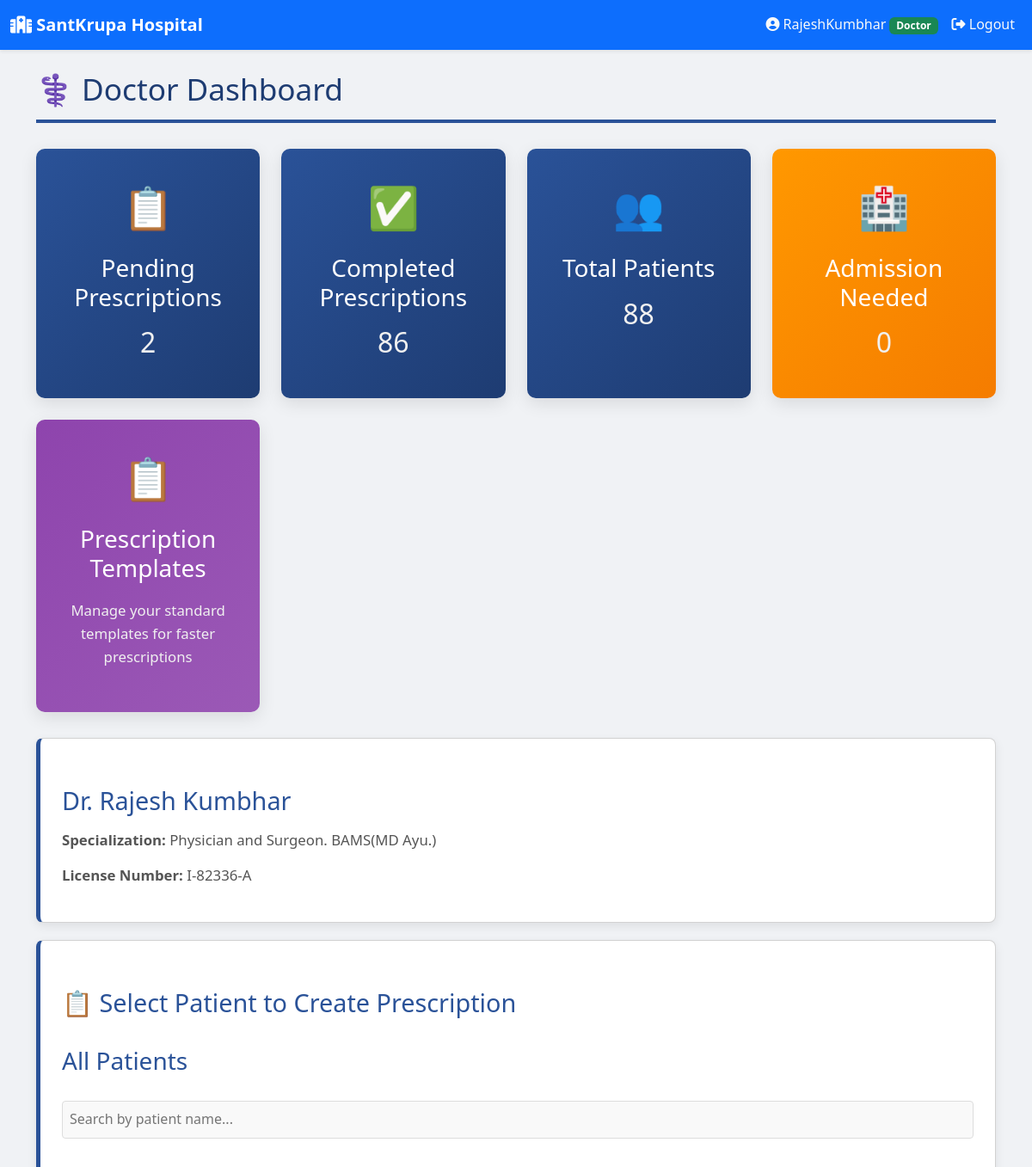
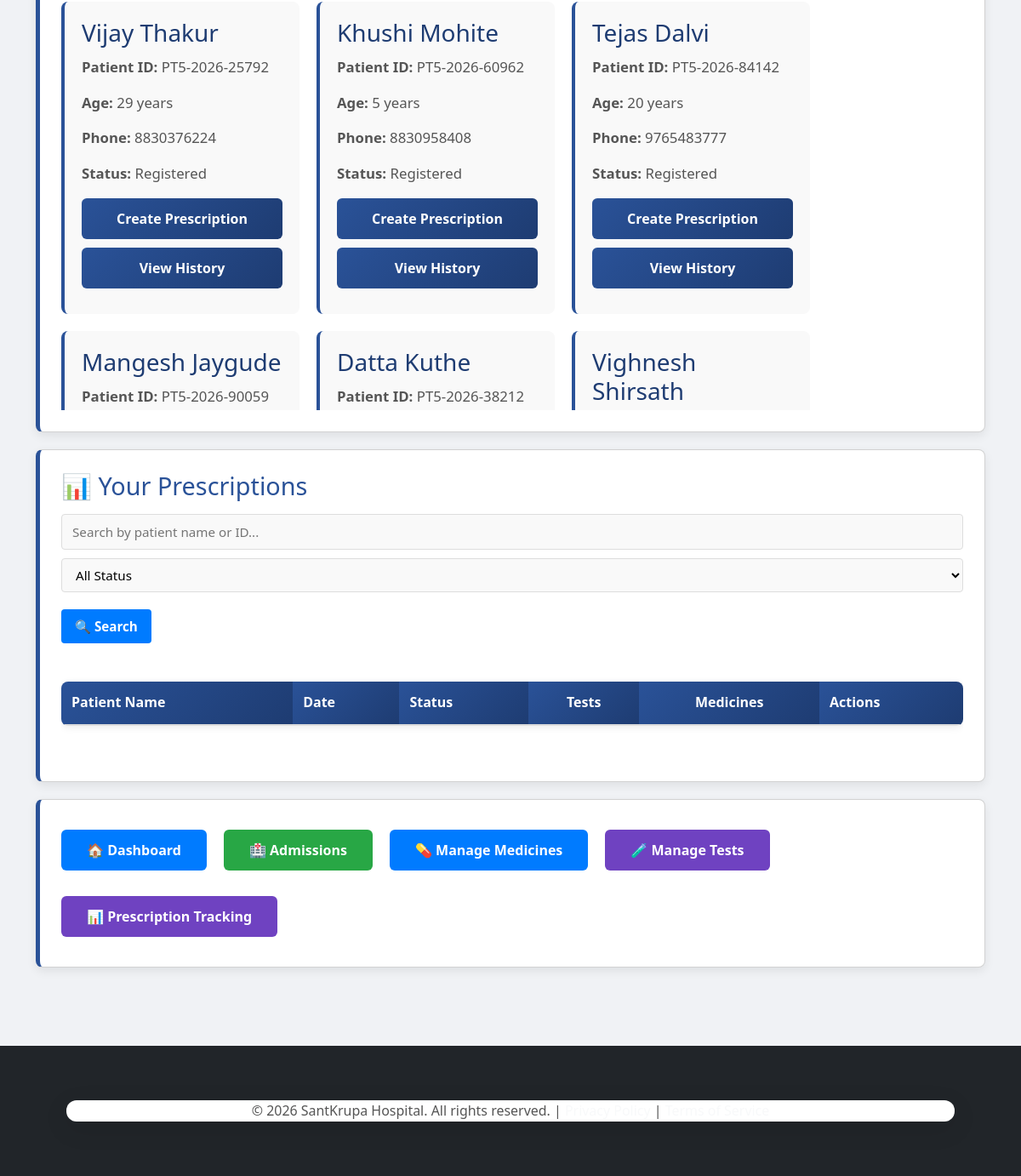
/clinic/santkrupa/doctor/dashboard/ (signed in), run on the app's committed database (2 pictures, top to bottom).
### hospital/models.py (models this page shows, shortened)
class User(AbstractUser):
    ROLE_CHOICES = [
        ('super_admin', 'Super Admin'),
        ('admin', 'Clinic Admin'),
        ('doctor', 'Doctor'),
        ('receptionist', 'Receptionist'),
        ('patient', 'Patient'),
        ('lab_tech', 'Lab Technician'),
    ]
    clinic = models.ForeignKey(Clinic, on_delete=models.CASCADE, related_name='users', null=True, blank=True)
    role = models.CharField(max_length=20, choices=ROLE_CHOICES, default='patient')
    mobile_number = models.CharField(max_length=15, null=True, blank=True)
    created_at = models.DateTimeField(auto_now_add=True)
    class Meta:
        unique_together = [['clinic', 'username']]

class Doctor(models.Model):
    clinic = models.ForeignKey(Clinic, on_delete=models.CASCADE, related_name='doctors', null=True, blank=True)
    user = models.OneToOneField(User, on_delete=models.CASCADE)
    specialization = models.CharField(max_length=100)
    license_number = models.CharField(max_length=50)
    objects = ClinicManager()
    class Meta:
        unique_together = [['clinic', 'license_number']]
    def __str__(self):
        return f"Dr. {self.user.first_name} {self.user.last_name} - {self.clinic.name}"

class Patient(models.Model):
    STATUS_CHOICES = [
        ('registered', 'Registered'),
        ('in_diagnosis', 'In Diagnosis'),
        ('treatment_started', 'Treatment Started'),
        ('discharged', 'Discharged'),
    ]
    GENDER_CHOICES = [
        ('male', 'Male'),
        ('female', 'Female'),
        ('other', 'Other'),
    ]
    clinic = models.ForeignKey(Clinic, on_delete=models.CASCADE, related_name='patients', null=True, blank=True)
    patient_id = models.CharField(max_length=20, editable=False)
    user = models.OneToOneField(User, on_delete=models.CASCADE, null=True, blank=True)
    patient_name = models.CharField(max_length=100)
    age = models.IntegerField()
    gender = models.CharField(max_length=10, choices=GENDER_CHOICES, blank=True)
    address = models.TextField()
    phone_number = models.CharField(max_length=15)
    date_of_birth = models.DateField(null=True, blank=True)
    weight = models.FloatField(null=True, blank=True)
    registration_date = models.DateField(auto_now_add=True)
    status = models.CharField(max_length=20, choices=STATUS_CHOICES, default='registered')
    default_password = models.CharField(max_length=20, blank=True)
    registered_by = models.ForeignKey(User, on_delete=models.SET_NULL, null=True, blank=True,
                                     related_name='patients_registered',
                                     limit_choices_to={'role': 'receptionist'})
    objects = ClinicManager()
    class Meta:
        ordering = ['-registration_date']
        unique_together = [['clinic', 'patient_id']]
        indexes = [
            models.Index(fields=['clinic', 'registration_date']),
            models.Index(fields=['clinic', 'phone_number']),
            models.Index(fields=['clinic', 'patient_name']),
            models.Index(fields=['clinic', 'patient_id']),
        ]

### hospital/views.py (the view)
# urls.py: path('doctor/dashboard/', views.doctor_dashboard, name='doctor_dashboard'),
@login_required(login_url='login')
@require_http_methods(["GET", "POST"])
def doctor_dashboard(request, clinic_slug=None):
    if request.user.role != 'doctor':
        return redirect('homepage')
    try:
        doctor = Doctor.objects.get(user=request.user)
    except Doctor.DoesNotExist:
        messages.error(request, "Doctor profile not found!")
        return redirect('homepage')
    clinic = getattr(request, 'clinic', None)
    if not clinic and clinic_slug:
        try:
            clinic = Clinic.objects.get(slug=clinic_slug)
        except Clinic.DoesNotExist:
            clinic = None
    if not clinic and getattr(request.user, 'clinic', None):
        clinic = request.user.clinic
    if not clinic and getattr(doctor, 'clinic', None):
        clinic = doctor.clinic
    if clinic:
        patients = Patient.objects.filter(clinic=clinic).order_by('-registration_date')
        prescriptions = Prescription.objects.filter(doctor=doctor, clinic=clinic).order_by('-prescription_date')
    else:
        patients = Patient.objects.all().order_by('-registration_date')
        prescriptions = Prescription.objects.filter(doctor=doctor).order_by('-prescription_date')
    search_query = request.GET.get('search', '').strip()
    if search_query:
        patients = patients.filter(patient_name__icontains=search_query)
    pending_prescriptions = prescriptions.filter(status='pending')
    pending_test_results = Test.objects.filter(prescription__doctor=doctor, clinic=clinic, is_completed=False) if clinic else Test.objects.filter(prescription__doctor=doctor, is_completed=False)
    from django.utils import timezone
    today = timezone.now().date()
    print(f"Doctor Dashboard: Fetching today's consultations for doctor {doctor} in clinic {clinic} on {today}")
    if clinic:
        todays_consultations = PatientVisit.objects.filter(
            check_in_date__date=today,
            clinic=clinic,
            status='checked_in'
        )
    else:
        todays_consultations = PatientVisit.objects.filter(
            check_in_date__date=today,
            status='checked_in'
        )
    print(f"Doctor Dashboard: Found {todays_consultations.count()} check-ins for today before filtering by doctor")
    checkin_search = request.GET.get('checkin_search', '').strip()
    if checkin_search:
        todays_consultations = todays_consultations.filter(patient__patient_name__icontains=checkin_search)
    patients_with_prescriptions = set(Prescription.objects.filter(doctor=doctor, clinic=clinic, prescription_date=today).values_list('patient_id', flat=True))
    print(f"Doctor Dashboard: Patients with prescriptions today: {patients_with_prescriptions}")
    available_patients = patients.exclude(id__in=patients_with_prescriptions)
    todays_checkins_without_prescription = todays_consultations.exclude(patient_id__in=patients_with_prescriptions)
    context = {
        'doctor': doctor,
        'clinic': clinic,
        'patients': available_patients,
        'prescriptions': prescriptions,
        'pending_prescriptions': pending_prescriptions,
        'pending_test_results': pending_test_results,
        'todays_consultations': todays_checkins_without_prescription,
        'total_patients': patients.count(),
        'search_query': search_query,
        'checkin_search': checkin_search,
    }
    return render(request, 'hospital/doctor/dashboard.html', context)

### hospital/templates/hospital/doctor/dashboard.html (shortened to what this page needs)
{% extends "hospital/base.html" %}
{% load custom_filters %}
{% block content %}
<h1>⚕️ Doctor Dashboard</h1>
<div class="dashboard-grid">
    <div class="dashboard-item">
        <div class="icon">📋</div>
        <h3 style="color: #fff; margin-top: 0;">Pending Prescriptions</h3>
        <p style="color: #f0f0f0; font-size: 2em; margin: 10px 0;">{{ pending_prescriptions.count }}</p>
    </div>
    <div class="dashboard-item">
        <div class="icon">✅</div>
        <h3 style="color: #fff; margin-top: 0;">Completed Prescriptions</h3>
        <p style="color: #f0f0f0; font-size: 2em; margin: 10px 0;">{{ prescriptions|dictsort:"status"|length }}</p>
    </div>
    <div class="dashboard-item">
        <div class="icon">👥</div>
        <h3 style="color: #fff; margin-top: 0;">Total Patients</h3>
        <p style="color: #f0f0f0; font-size: 2em; margin: 10px 0;">{{ total_patients }}</p>
    </div>
    <div class="dashboard-item" style="background: linear-gradient(135deg, #ff9800 0%, #f57c00 100%); cursor: pointer;" onclick="window.location='{% url 'admission_recommendations' clinic_slug=clinic.slug %}'">
        <div class="icon">🏥</div>
        <h3 style="color: #fff; margin-top: 0;">Admission Needed</h3>
        <p style="color: #f0f0f0; font-size: 2em; margin: 10px 0;" id="admission_count">0</p>
    </div>
    <div class="dashboard-item" style="background: linear-gradient(135deg, #8e44ad 0%, #9b59b6 100%); cursor: pointer;" onclick="window.location='{% url 'list_prescription_templates' clinic_slug=clinic.slug %}'">
        <div class="icon">📋</div>
        <h3 style="color: #fff; margin-top: 0;">Prescription Templates</h3>
        <p style="color: #f0f0f0; text-align: center; margin: 20px 0;">Manage your standard<br/>templates for faster<br/>prescriptions</p>
    </div>
</div>
<div class="card">
    <h2>Dr. {{ doctor.user.first_name }} {{ doctor.user.last_name }}</h2>
    <p><strong>Specialization:</strong> {{ doctor.specialization }}</p>
    <p><strong>License Number:</strong> {{ doctor.license_number }}</p>
</div>
<div class="card">
    <h2>📋 Select Patient to Create Prescription</h2>
    {% if patients %}
        <h3 style="margin-top:18px;">All Patients</h3>
        <form method="get" style="margin-bottom: 15px;">
            <input type="text" name="search" placeholder="Search by patient name..." value="{{ search_query }}"
                   style="width: 100%; padding: 8px; border: 1px solid #ddd; border-radius: 4px; font-size: 1em;">
        </form>
        <div style="max-height: 500px; overflow-y: auto; padding-right: 5px;">
            <div style="display: grid; grid-template-columns: repeat(auto-fit, minmax(280px, 1px)); gap: 20px; margin: 20px 0;">
            {% for patient in patients %}
            <div style="background: #f9f9f9; padding: 20px; border-radius: 8px; border-left: 4px solid #2a5298;">
                <h3 style="margin-top: 0; color: #1e3c72;">{{ patient.patient_name }}</h3>
                <p><strong>Patient ID:</strong> {{ patient.patient_id }}</p>
                <p><strong>Age:</strong> {{ patient.age }} years</p>
                <p><strong>Phone:</strong> {{ patient.phone_number }}</p>
                <p><strong>Status:</strong> {{ patient.get_status_display }}</p>
                {% if clinic %}
                <a href="{% url 'create_prescription' clinic.slug patient.id %}" class="btn" style="width: 100%; text-align: center; display: block; margin-bottom: 10px;">Create Prescription</a>
                <a href="{% url 'patient_history' clinic.slug patient.id %}" class="btn" style="width: 100%; text-align: center; display: block; background-color: #6c757d;">View History</a>
                {% else %}
                <a href="#" class="btn" style="width: 100%; text-align: center; display: block; margin-bottom: 10px;">Create Prescription</a>
                <a href="#" class="btn" style="width: 100%; text-align: center; display: block; background-color: #6c757d;">View History</a>
                {% endif %}
            </div>
            {% endfor %}
        </div>
        </div>
    {% else %}
        <div class="alert-info">No patients available.</div>
    {% endif %}
</div>
<div class="card" style="margin-bottom: 20px;">
    <h2 style="margin-top: 0;">📊 Your Prescriptions</h2>
    <div style="display: flex; gap: 10px; margin-bottom: 15px; flex-wrap: wrap; align-items: center;">
        <input
            type="text"
            id="rx_search"
            placeholder="Search by patient name or ID..."
            style="flex: 1; min-width: 200px; padding: 8px 12px; border: 1px solid #ddd; border-radius: 4px; font-size: 0.95em;">
        <select id="rx_status_filter" style="padding: 8px 12px; border: 1px solid #ddd; border-radius: 4px; font-size: 0.95em;">
            <option value="">All Status</option>
        </select>
        <button onclick="loadPrescriptions(1)" style="background: #007bff; color: white; border: none; padding: 8px 16px; border-radius: 4px; cursor: pointer; font-size: 0.95em;">
            🔍 Search
        </button>
    </div>
    <div id="prescriptions_container" style="overflow-x: auto;">
        <table style="width: 100%; border-collapse: collapse;">
            <thead>
                <tr style="background: #f5f5f5;">
                    <th style="padding: 12px; text-align: left; border-bottom: 2px solid #ddd;">Patient Name</th>
                    <th style="padding: 12px; text-align: left; border-bottom: 2px solid #ddd;">Date</th>
                    <th style="padding: 12px; text-align: left; border-bottom: 2px solid #ddd;">Status</th>
                    <th style="padding: 12px; text-align: center; border-bottom: 2px solid #ddd;">Tests</th>
                    <th style="padding: 12px; text-align: center; border-bottom: 2px solid #ddd;">Medicines</th>
                    <th style="padding: 12px; text-align: left; border-bottom: 2px solid #ddd;">Actions</th>
                </tr>
            </thead>
        </table>
    </div>
</div>
<div class="card" style="display:flex; gap:10px; flex-wrap:wrap; align-items:center; justify-content:space-between;">
    <div style="display:flex; gap:10px; flex-wrap:wrap;">
        {% if clinic %}
        <a href="{% url 'doctor_dashboard' clinic.slug %}" class="btn" style="background:#007bff;">🏠 Dashboard</a>
        <a href="{% url 'admissions_dashboard' clinic.slug %}" class="btn" style="background:#28a745;">🏥 Admissions</a>
        <a href="{% url 'manage_master_medicines' clinic.slug %}"
           class="btn"
           style="background:#007bff;">
           💊 Manage Medicines
        </a>
        <a href="{% url 'manage_master_tests' clinic.slug %}"
           class="btn"
           style="background:#6f42c1;">
           🧪 Manage Tests
        </a>
        <a href="{% url 'doctor_prescription_tracking' clinic.slug %}" class="btn" style="background:#6f42c1;">📊 Prescription Tracking</a>
        {% endif %}
    </div>
</div>
{% endblock %}

### hospital/templates/hospital/base.html (shortened to what this page needs)
{% load static %}
<!DOCTYPE html>
<html lang="en">
<head>
    <link href="https://cdnjs.cloudflare.com/ajax/libs/bootstrap/5.3.0/css/bootstrap.min.css" rel="stylesheet">
    <link rel="stylesheet" href="https://cdnjs.cloudflare.com/ajax/libs/font-awesome/6.4.0/css/all.min.css">
    <link rel="stylesheet" type="text/css" href="{% static 'style.css' %}">
</head>
<body>
    <nav class="navbar navbar-expand-lg navbar-dark bg-primary shadow-sm">
        <div class="container-fluid">
            <a class="navbar-brand fw-bold fs-5" href="{% url 'homepage' %}">
                <i class="fas fa-hospital"></i> SantKrupa Hospital
            </a>
            <div class="collapse navbar-collapse" id="navbarNav">
                <ul class="navbar-nav ms-auto">
                    {% if user.is_authenticated %}
                        <li class="nav-item">
                            <span class="nav-link text-light">
                                <i class="fas fa-user-circle"></i> {{ user.username }}
                                <span class="badge bg-success">{{ user.get_role_display }}</span>
                            </span>
                        </li>
                        <li class="nav-item">
                            <a class="nav-link text-light" href="{% url 'logout' %}">
                                <i class="fas fa-sign-out-alt"></i> Logout
                            </a>
                        </li>
                    {% else %}
                        <li class="nav-item">
                            <a class="nav-link text-light" href="{% url 'login' %}">
                                <i class="fas fa-sign-in-alt"></i> Login
                            </a>
                        </li>
                    {% endif %}
                </ul>
            </div>
        </div>
    </nav>
    <main class="min-vh-100 py-4">
        <div class="container-lg">
            {% block content %}
            {% endblock %}
        </div>
    </main>
    <footer class="bg-dark text-light py-4 mt-5">
        <div class="container text-center">
            <p class="mb-0">&copy; 2026 SantKrupa Hospital. All rights reserved. |
            <a href="#" class="text-light">Privacy Policy</a> |
            <a href="#" class="text-light">Terms of Service</a></p>
        </div>
    </footer>
</body>
</html>

### data on the page
User: username "RajeshKumbhar", role "Doctor"
Doctor: user.first_name "Rajesh", user.last_name "Kumbhar", specialization "Physician and Surgeon. BAMS(MD Ayu.)", license_number "I-82336-A"
Patient: patient_name "Vijay Thakur", patient_id "PT5-2026-25792", age "29", phone_number "8830376224", status "Registered", shows "Create Prescription"
Patient: patient_name "Khushi Mohite", patient_id "PT5-2026-60962", age "5", phone_number "8830958408", status "Registered", shows "Create Prescription"
Patient: patient_name "Tejas Dalvi", patient_id "PT5-2026-84142", age "20", phone_number "9765483777", status "Registered", shows "Create Prescription"
Patient: patient_name "Mangesh Jaygude", patient_id "PT5-2026-90059"
Patient: patient_name "Datta Kuthe", patient_id "PT5-2026-38212"
Patient: patient_name "Vighnesh Shirsath"

### other printed values
{{ pending_prescriptions.count }} "2"
{{ prescriptions|dictsort:"status"|length }} "86"
{{ total_patients }} "88"
